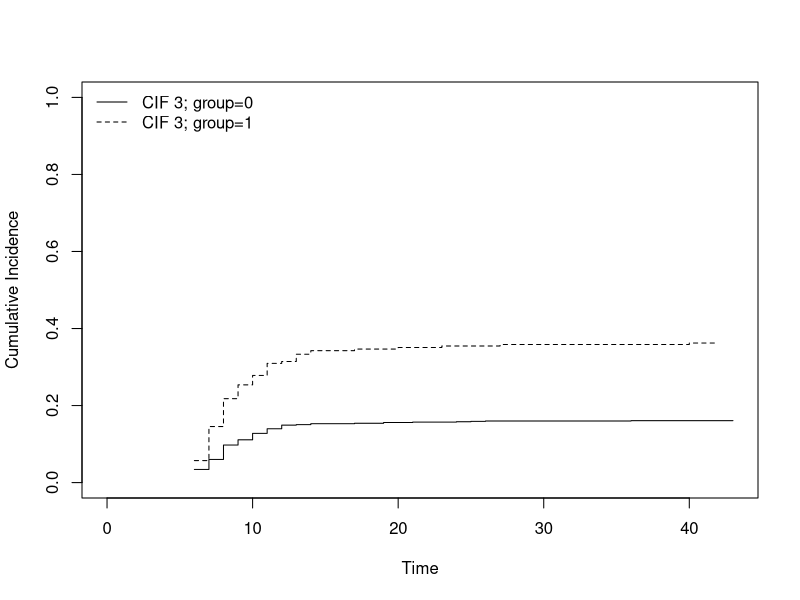
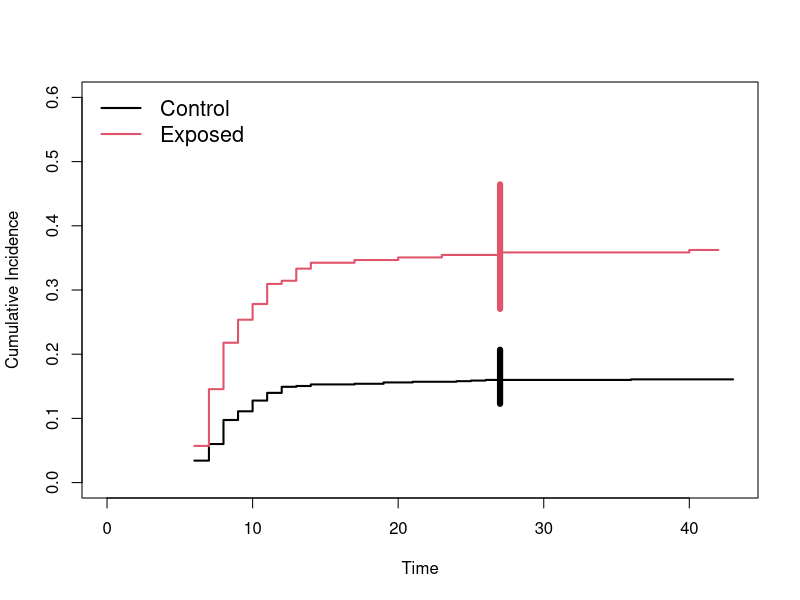
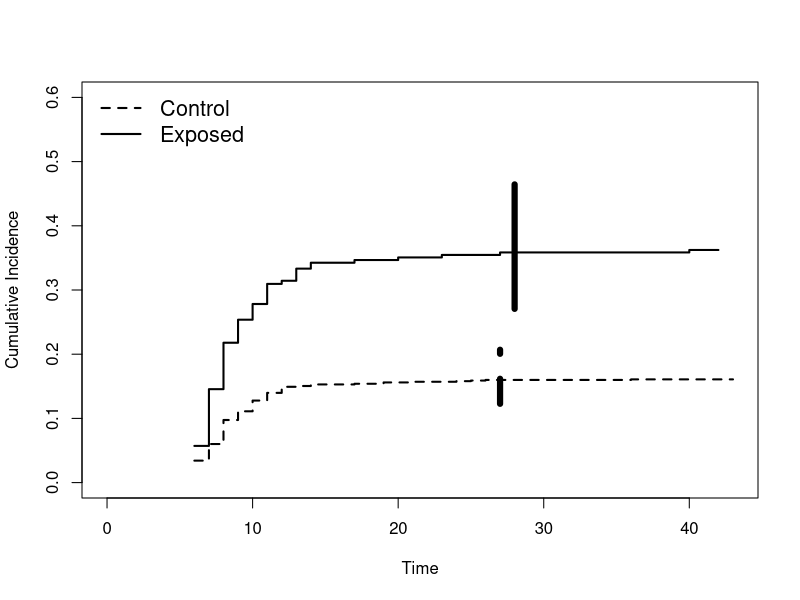
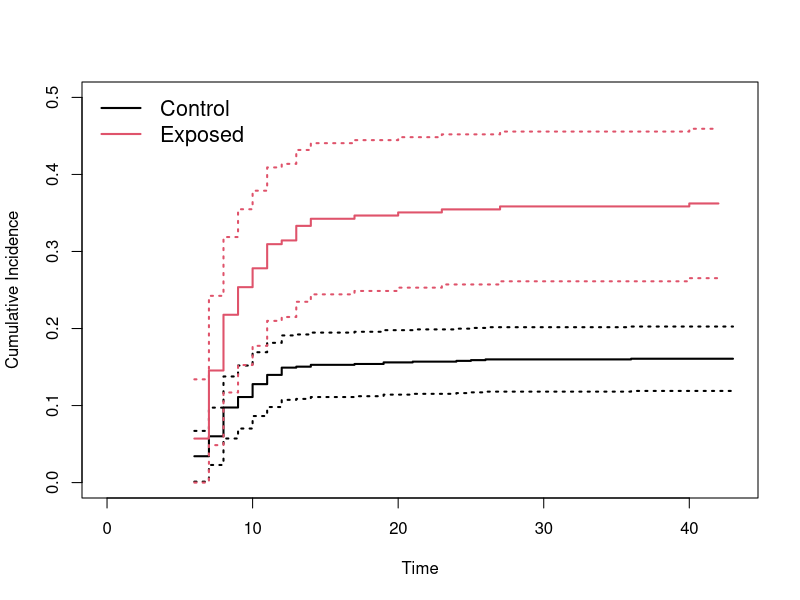
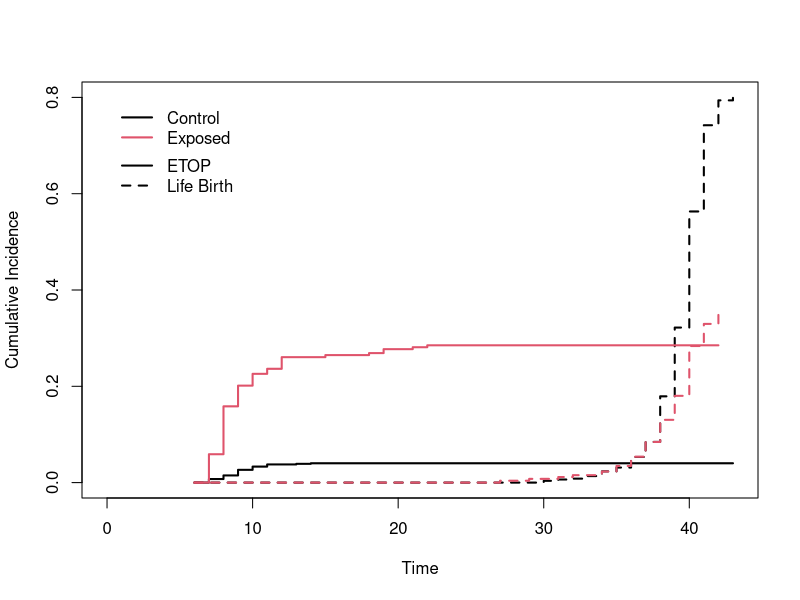
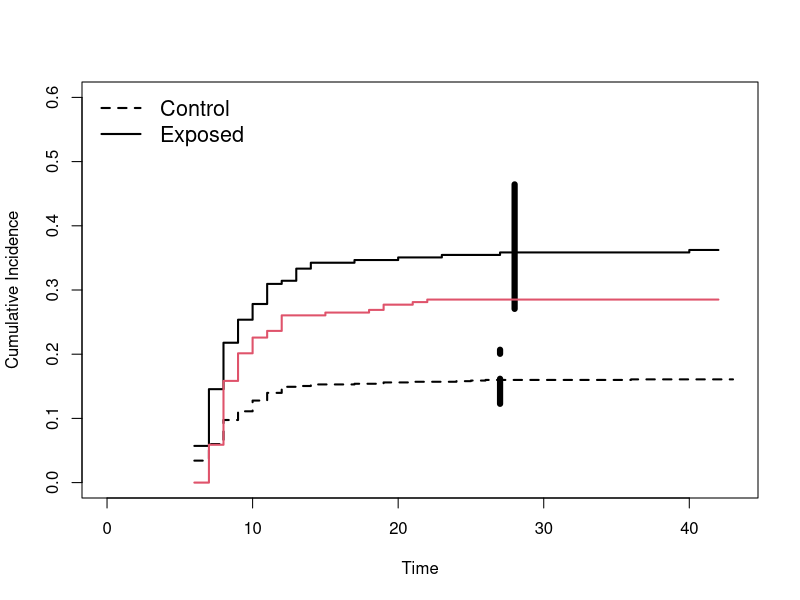

The R source for these figures, in order:
### R code from vignette source 'etmCIF_tutorial.Rnw'

###################################################
### code chunk number 1: etmCIF_tutorial.Rnw:34-37
###################################################
library(etm)
library(survival)
data(abortion)


###################################################
### code chunk number 2: etmCIF_tutorial.Rnw:51-52
###################################################
head(abortion)


###################################################
### code chunk number 3: etmCIF_tutorial.Rnw:96-99
###################################################
cif.abortion <- etmCIF(Surv(entry, exit, cause != 0) ~ group,
                   abortion, etype = cause, failcode = 3)
cif.abortion


###################################################
### code chunk number 4: etmCIF_tutorial.Rnw:108-109
###################################################
s.cif.ab <- summary(cif.abortion)


###################################################
### code chunk number 5: etmCIF_tutorial.Rnw:116-117
###################################################
s.cif.ab


###################################################
### code chunk number 6: etmCIF_tutorial.Rnw:129-130
###################################################
plot(cif.abortion)


###################################################
### code chunk number 7: etmCIF_tutorial.Rnw:145-148
###################################################
plot(cif.abortion, curvlab = c("Control", "Exposed"), ylim = c(0, 0.6),
     ci.type = "bars", pos.ci = 27, col = c(1, 2), ci.lwd = 6,
     lwd = 2, lty = 1, cex = 1.3)


###################################################
### code chunk number 8: etmCIF_tutorial.Rnw:167-170
###################################################
plot(cif.abortion, curvlab = c("Control", "Exposed"), ylim = c(0, 0.6),
     ci.type = "bars", pos.ci = c(27, 28), col = c(1, 1), ci.lwd = 6,
     lwd = 2, lty = c(2, 1), cex = 1.3)


###################################################
### code chunk number 9: etmCIF_tutorial.Rnw:183-185
###################################################
plot(cif.abortion, curvlab = c("Control", "Exposed"), ylim = c(0, 0.5),
     ci.type = "pointwise", col = c(1, 2), lwd = 2, lty = 1, cex = 1.3)


###################################################
### code chunk number 10: etmCIF_tutorial.Rnw:200-206
###################################################
plot(cif.abortion, which.cif = c(1, 2), ylim = c(0, 0.8), lwd = 2,
     col = c(1, 1, 2, 2), lty = c(1, 2, 1, 2), legend = FALSE)
legend(0, 0.8, c("Control", "Exposed"), col = c(1, 2), lty = 1,
       bty = "n", lwd = 2)
legend(0, 0.7, c("ETOP", "Life Birth"), col = 1, lty = c(1, 2),
       bty = "n", lwd = 2)


###################################################
### code chunk number 11: etmCIF_tutorial.Rnw:226-232
###################################################
abortion$status <- with(abortion, ifelse(cause == 2, "life birth",
                        ifelse(cause == 1, "ETOP", "spontaneous abortion")))
abortion$status <- factor(abortion$status)

abortion$treat <- with(abortion, ifelse(group == 0, "control", "exposed"))
abortion$treat <- factor(abortion$treat)


###################################################
### code chunk number 12: etmCIF_tutorial.Rnw:237-240
###################################################
new.cif <- etmCIF(Surv(entry, exit, status != 0) ~ treat, abortion,
                  etype = status, failcode = "spontaneous abortion")
new.cif


###################################################
### code chunk number 13: etmCIF_tutorial.Rnw:261-262
###################################################
trprob(new.cif[[1]], "0 spontaneous abortion", c(1, 10, 27))


###################################################
### code chunk number 14: etmCIF_tutorial.Rnw:276-277 (eval = FALSE)
###################################################
## lines(cif.abortion[[2]], tr.choice = "0 1", col = 2, lwd = 2)


###################################################
### code chunk number 15: etmCIF_tutorial.Rnw:282-286
###################################################
plot(cif.abortion, curvlab = c("Control", "Exposed"), ylim = c(0, 0.6),
     ci.type = "bars", pos.ci = c(27, 28), col = c(1, 1), ci.lwd = 6,
     lwd = 2, lty = c(2, 1), cex = 1.3)
lines(cif.abortion[[2]], tr.choice = "0 1", col = 2, lwd = 2)
